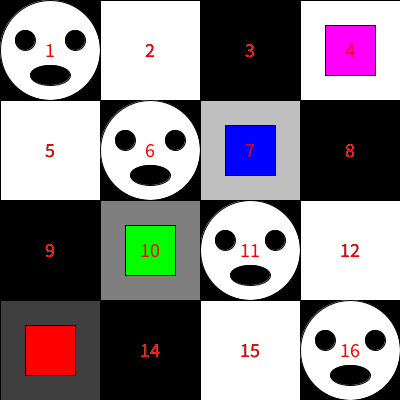
Frame 1 (no input)
Frame 60 (the mouse pressed at the canvas centre just before this capture): identical to frame 1, image omitted
Frame 120 (the mouse held since frame 60 and released just before this capture): identical to frame 1, image omitted

The Processing sketch that drew this single still picture (run headless with seeded random() and noise(); from frame 60 on, the mouse is pressed at the canvas centre):

// Processing sketch: grid
// ── grid.pde
//
// grid
//



private final int n = 0x29a;

int[] dummy = {1, 2, 3, 4};
int[] dummy2 = new int[5];

int[][] numbers = { {1, 2, 3, 4}, 
                   {5, 6, 7, 8}, 
                   {9, 10, 11, 12}, 
                   {13, 14, 15, 16} };

int[][] numbers2 = new int[2][3];

void setup()
{
    size(400, 400);

    initializeArray(numbers2);
    printArray(numbers2);
    println("computeSum: " + computeSum(numbers2));
    println("computeSum2: " + computeSum2(numbers2));
}

void initializeArray(int[][] values)
{
    int value = 1;
    for (int i=0; i<values.length; i++)
    for (int j=0; j<values[i].length; j++)
        values[i][j] = value++;
}


void printArray(int[][] values)
{
    for (int[] row : values)
    {
        for (int value : row)
            print(value + " ");
        println();
    }
}


int drawFace(int x, int y)
{
   fill(255);
   ellipse((float)x, y, 100, 100);
   fill(0);

   pushMatrix();
     translate(-25, -10);
     ellipse(x, y, 20, 20);
   popMatrix();
   
   pushMatrix();
     translate(25, -10);
     ellipse(x, y, 20, 20);
   popMatrix();

   ellipse(x, y+25, 40, 20);

   final int result = 0;
   return result;
}


int computeSum(int[][] numbers)
{
    int total = 0;
    for (int[] row : numbers)
    for (int number : row)
        total += number;
    return total;
}

int computeSum2(int[][] numbers)
{
    int total = 0;
    for (int i=0; i<numbers.length; i++)
    for (int j=0; j<numbers[i].length; j++)
        total += numbers[i][j];
    return total;
}

void draw()
{
    background(0);
    textSize(20);
    textAlign(CENTER, CENTER);

  	for (int i=0; i<4; i++)
    {
        for (int j=0; j<4; j++)
        {
            fill( (i+j)%2 * 255 );
            rect(j*100, i*100, 100, 100);
            fill( (i+j+1)%2 * 255 );
            text(numbers[i][j], j*100+50, i*100+50);
        }
    }

    int k = 0;
    while (k < 4)
    {
        drawFace(k*100+50, k*100+50);
        k++;
    }

    do 
    {
        fill(255*(k+1)/4);
        rect(k*100, (3-k)*100, 100, 100);

        switch (k)
        {
            case 0:
              fill(255, 0, 0);
              break;
            case 1:
              fill(0, 255, 0);
              break;
            case 2:
              fill(0, 0, 255);
              break;
            case 3:
              fill(255, 0, 255);
              break;
        }
        rect(k*100+25, (3-k)*100+25, 50, 50);

    } while (k-- > 0);

  	for (int i=0; i<4; i++)
    for (int j=0; j<4; j++)
    {
        fill(255, 0, 0);
        text(numbers[i][j], j*100+50, i*100+50);
    }
}
